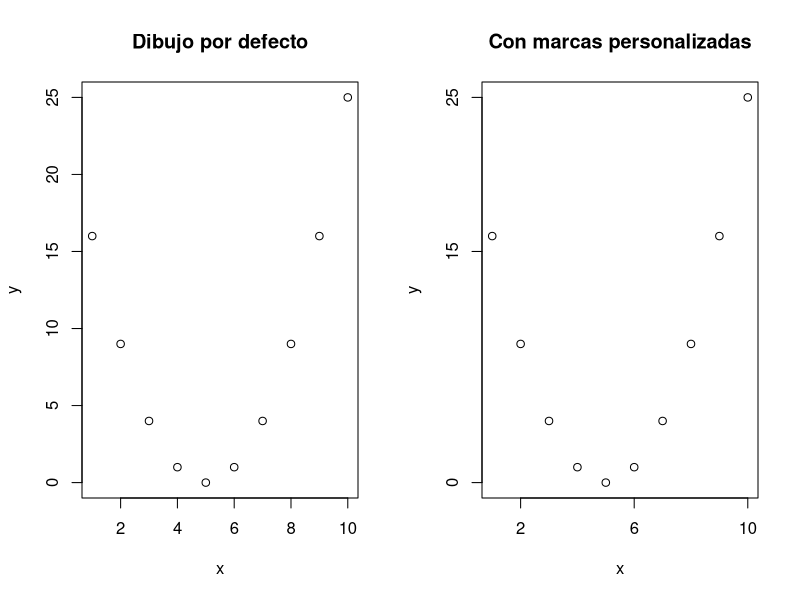

Write R code to recreate this figure.
## ---- chunk 1
x <- 1:10          # Los datos para el dibujo
y <- (x - 5) ^ 2   # Los datos para el dibujo

par(mfrow=c(1, 2)) # Para dividir la ventana gráfica
plot(x=x, y=y, main='Dibujo por defecto')  # Dibujo por defecto
plot(x=x, y=y, xaxt='n', yaxt='n',
     main='Con marcas personalizadas')  # Sin marcas
axis(side=1, at=c(2, 6, 10), labels=c(2, 6, 10))
axis(side=2, at=c(0, 15, 25), labels=c(0, 15, 25))
